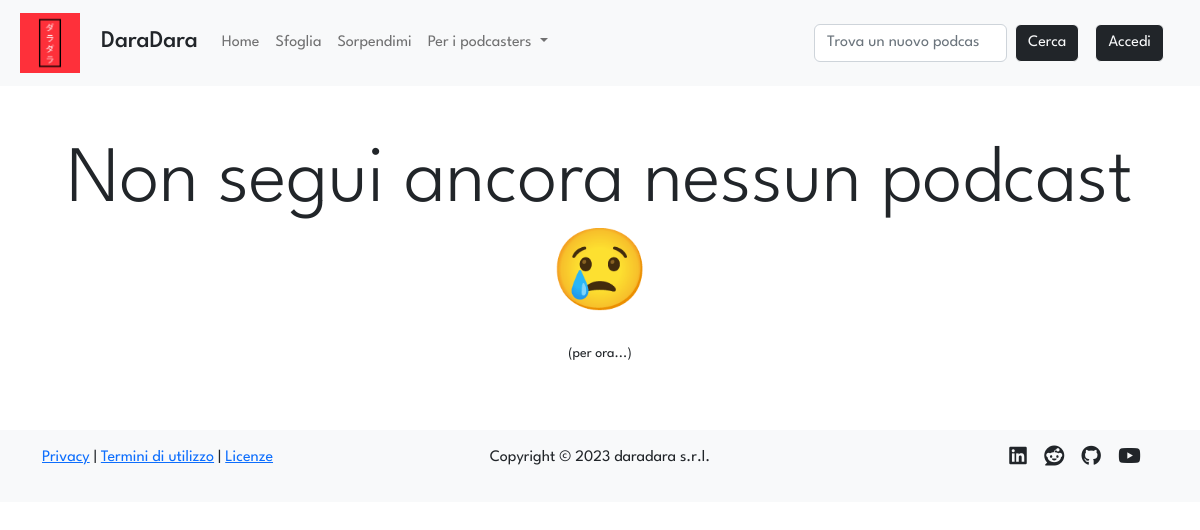
Before: /profile/1/follows with the older database file.
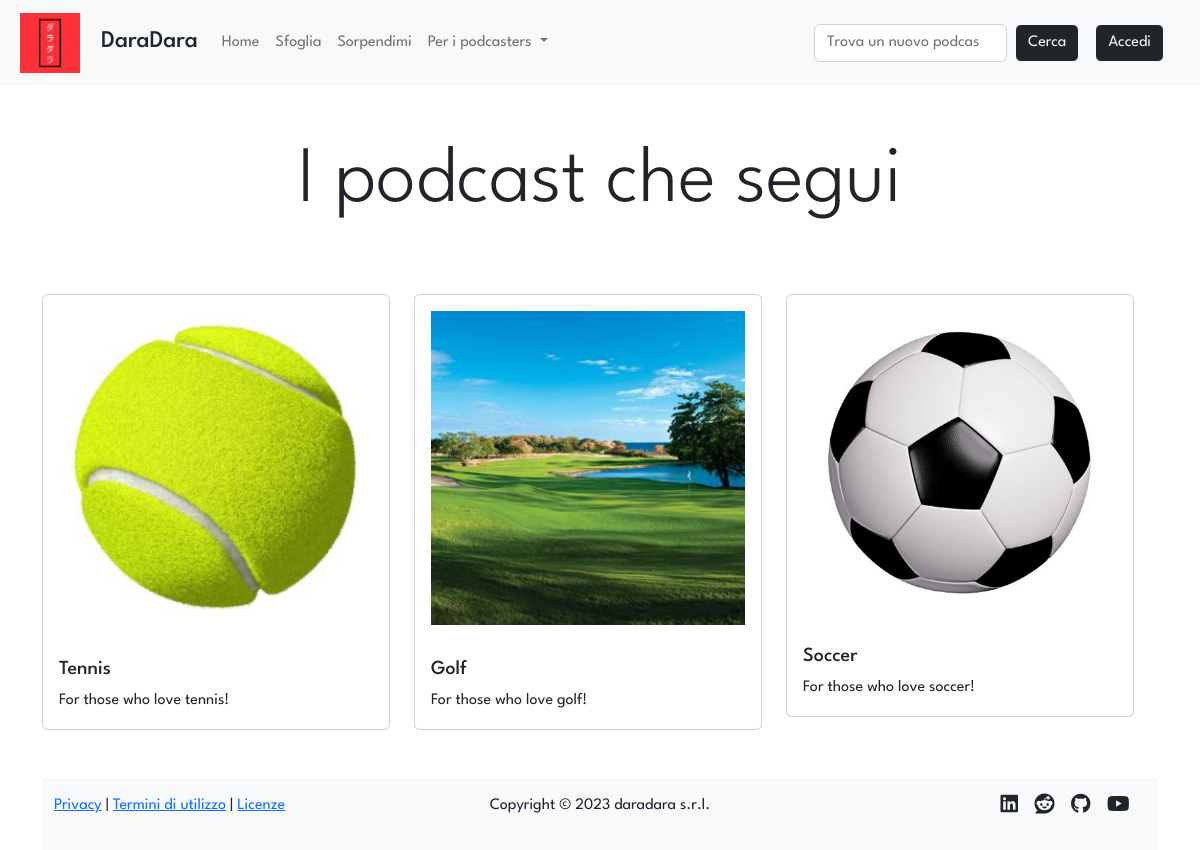
After: the same page with the newer database file.
### tables this page shows
CREATE TABLE "follows" (
	"id_user"	INTEGER NOT NULL,
	"id_podcast"	INTEGER NOT NULL,
	"timestamp"	TEXT NOT NULL DEFAULT 'NO_TIMESTAMP',
	FOREIGN KEY("id_user") REFERENCES "users"("id"),
	PRIMARY KEY("id_user","id_podcast")
);

CREATE TABLE "podcasts" (
	"id"	INTEGER NOT NULL UNIQUE,
	"title"	TEXT NOT NULL UNIQUE,
	"desc"	TEXT NOT NULL,
	"img"	TEXT NOT NULL,
	"id_user"	INTEGER NOT NULL,
	FOREIGN KEY("id_user") REFERENCES "users"("id"),
	PRIMARY KEY("id" AUTOINCREMENT)
);

### app.py (the view)
@app.route('/profile/<int:id>/follows')
def follows(id: int):
    user = dao.get_user(id)
    if user:
        podcasts = dao.get_follows_join_podcasts(id)
        return render_template('follows.html', podcasts=podcasts)
    else:
        flash('Il profilo cercato non esiste', 'warning')
        return redirect('index')

### data/dao.py (called while the page is built)
def get_follows_join_podcasts(id_user):
    conn, cursor = connect()
    follows = False
    try:
        sql = 'SELECT * FROM follows, podcasts WHERE follows.id_podcast = podcasts.id AND follows.id_user = ? ORDER BY follows.timestamp DESC'
        cursor.execute(sql, (id_user,))
        follows = cursor.fetchall()
    except Exception as e:
        print(e)
    close(conn, cursor)
    return follows

def get_user(id):
    conn, cursor = connect()
    user = False
    try:
        sql = 'SELECT * FROM users WHERE id = ?'
        cursor.execute(sql, (id,))
        user = cursor.fetchone()
    except Exception as e:
        print(e)
    close(conn, cursor)
    return user

def connect():
    conn = sqlite3.connect(PATH)
    conn.row_factory = sqlite3.Row
    cursor = conn.cursor()
    return conn, cursor

def close(conn, cursor):
    cursor.close()
    conn.close()

### templates/follows.html (shortened to what this page needs)
{% extends 'layout.html' %}
{% block content %}
{% if podcasts %}
<div class="row">
    <p class="text-center display-1">I podcast che segui</p>
</div>
<div class="row">
    <div class="row row-cols-1 row-cols-md-3 g-4">
            {% for podcast in podcasts %}
            <div class="col">
            <div class="card">
                <img class="card-img-top img-fluid p-1 p-lg-3" src="{{url_for('static', filename='uploads/images/covers/'+podcast.id|string+podcast.img)}}" class="card-img-left img-fluid h-100 w-100 d-block mx-auto" alt="podcast {{podcast.title}} image">
                <div class="card-body">
                <h5 class="card-title">{{podcast.title}}</h5>
                <p class="card-text">{{podcast.desc}}</p>
                </div>
            </div>
            </div>
            {% endfor %}
</div>
{% else %}
<div class="row">
    <p class="text-center display-1">Non segui ancora nessun podcast 😢</p>
    <p class="text-center"><small>(per ora...)</small></p>
</div>
{% endif %}
{% endblock %}

### templates/layout.html (shortened to what this page needs)
<!DOCTYPE html>
<html lang="it">
<head>
    <link href="https://cdn.jsdelivr.net/npm/bootstrap@5.2.3/dist/css/bootstrap.min.css" rel="stylesheet">
    <link href="{{url_for('static', filename='stylesheets/layout.css')}}" rel="stylesheet" >
</head>
<body>
    <nav class="navbar navbar-expand-lg bg-light sticky-top">
        <div class="container-fluid mx-2">
            <a class="navbar-brand" href="{{ url_for('index') }}">
                <img class="img-fluid nav-img" src="{{url_for('static', filename='ico/daradara_medium.png')}}" alt="Logo DaraDara">
                <h4 class="d-inline-block mt-0 ms-3">DaraDara</h4>
            </a>
            <div class="collapse navbar-collapse" id="navbarSupportedContent">
            <ul class="navbar-nav me-auto mb-2 mb-lg-0">
                <li class="nav-item">
                <a class="nav-link {% block homeActive %}{% endblock %}" aria-current="page" href="{{ url_for('index') }}">Home</a>
                </li>
                <li class="nav-item">
                <a class="nav-link {% block searchActive %}{% endblock %}" href="#">Sfoglia</a>
                </li>
                <li class="nav-item">
                    <a class="nav-link {% block discoverActive %}{% endblock %}" href="#">Sorpendimi</a>
                </li>
                <li class="nav-item dropdown">
                <a class="nav-link dropdown-toggle" href="#" role="button" data-bs-toggle="dropdown" aria-expanded="false">
                    Per i podcasters
                </a>
                </li>
            </ul>
            <form class="d-flex" role="search">
                <input class="form-control me-2" type="search" placeholder="Trova un nuovo podcast" aria-label="Search">
                <button class="btn btn-outline-light btn-dark" type="submit">Cerca</button>
            </form>
            {% if not current_user.is_authenticated %}
            <a href = "{{ url_for('login') }}"><button type="button" id="loginBtn" class="btn btn-outline-light btn-dark my-3 my-lg-0 mx-lg-3">Accedi</button></a>
            {% endif %}
            </div>
        </div>
    </nav>
    <div class="container mt-5">
        {% block content %}{% endblock %}
    </div>
    <footer class="bg-light py-3 mt-5">
        <div class="container">
            <div class="row">
                <div class="col-4">
                    <p>
                        <a class="stock-a" href="#">Privacy</a> | <a class="stock-a" href="#">Termini di utilizzo</a> | <a class="stock-a" href="#">Licenze</a>
                    </p>
                </div>
                <div class="col">
                    <p class="text-center">Copyright &copy; 2023 daradara s.r.l.</p>
                </div>
                <div class="col-2 offset-2 d-flex flex-row-reverse justify-content-evenly social-icons">
                    <a href="https://youtube.com/playlist?list=PLs7DWGc_wmwTg9F9SkP6GWtJ5FV36dIxp" target="_blank"><i class="fab fa-youtube fa-lg"></i></a>
                    <a href="https://github.com/nMaax" target="_blank"><i class="fab fa-github fa-lg"></i></a>
                    <a href="https://www.reddit.com/r/podcasts/" target="_blank"><i class="fab fa-reddit fa-lg"></i></a>
                    <a href="https://www.linkedin.com/in/massimiliano-carli/" target="_blank"><i class="fab fa-linkedin fa-lg"></i></a>
                </div>
            </div>
        </div>
    </footer>
</body>
</html>

### static/stylesheets/layout.css (style rules this page uses)
* { font-family: 'League Spartan', sans-serif; }
a:not(.stock-a, .nav-link) { color: inherit; text-decoration: none; }
.nav-img { max-width: 60px; max-height: 60px; }

Changed rows visible on the page:
added follows: img (picture), title "Tennis", desc "For those who love tennis!"
added follows: img (picture), title "Golf", desc "For those who love golf!"
now on this page (row unchanged): follows: img (picture), title "Soccer", desc "For those who love soccer!"
Other visible differences:
text no longer shown: "Non segui ancora nessun podcast 😢 (per ora...)"
text now shown: "I podcast che segui"
